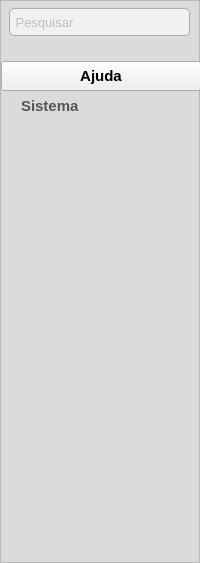
<?xml version="1.0" encoding="UTF-8"?>
<ui version="4.0">
 <class>frm_menu</class>
 <widget class="QFrame" name="frm_menu">
  <property name="geometry">
   <rect>
    <x>0</x>
    <y>0</y>
    <width>200</width>
    <height>563</height>
   </rect>
  </property>
  <property name="minimumSize">
   <size>
    <width>200</width>
    <height>563</height>
   </size>
  </property>
  <property name="maximumSize">
   <size>
    <width>200</width>
    <height>16777215</height>
   </size>
  </property>
  <property name="windowTitle">
   <string>Help</string>
  </property>
  <property name="styleSheet">
   <string notr="true">QFrame#frm_menu {
	background-color: #DBDBDB;
}</string>
  </property>
  <layout class="QVBoxLayout" name="vrl_help_menu">
   <property name="spacing">
    <number>0</number>
   </property>
   <property name="leftMargin">
    <number>0</number>
   </property>
   <property name="topMargin">
    <number>0</number>
   </property>
   <property name="rightMargin">
    <number>0</number>
   </property>
   <property name="bottomMargin">
    <number>0</number>
   </property>
   <item>
    <widget class="QFrame" name="frm_help_menu">
     <property name="minimumSize">
      <size>
       <width>200</width>
       <height>563</height>
      </size>
     </property>
     <property name="maximumSize">
      <size>
       <width>200</width>
       <height>16777215</height>
      </size>
     </property>
     <property name="frameShape">
      <enum>QFrame::StyledPanel</enum>
     </property>
     <property name="frameShadow">
      <enum>QFrame::Raised</enum>
     </property>
     <layout class="QFormLayout" name="frl_help_menu">
      <property name="horizontalSpacing">
       <number>0</number>
      </property>
      <property name="verticalSpacing">
       <number>0</number>
      </property>
      <property name="leftMargin">
       <number>0</number>
      </property>
      <property name="topMargin">
       <number>0</number>
      </property>
      <property name="rightMargin">
       <number>0</number>
      </property>
      <property name="bottomMargin">
       <number>0</number>
      </property>
      <item row="0" column="1">
       <spacer name="vls_between_border_top_and_search_in_help">
        <property name="orientation">
         <enum>Qt::Vertical</enum>
        </property>
        <property name="sizeType">
         <enum>QSizePolicy::Fixed</enum>
        </property>
        <property name="sizeHint" stdset="0">
         <size>
          <width>20</width>
          <height>7</height>
         </size>
        </property>
       </spacer>
      </item>
      <item row="1" column="0">
       <spacer name="hls_between_border_left_and_search_in_help">
        <property name="orientation">
         <enum>Qt::Horizontal</enum>
        </property>
        <property name="sizeType">
         <enum>QSizePolicy::Fixed</enum>
        </property>
        <property name="sizeHint" stdset="0">
         <size>
          <width>8</width>
          <height>25</height>
         </size>
        </property>
       </spacer>
      </item>
      <item row="1" column="1">
       <widget class="QLineEdit" name="txt_search_help">
        <property name="minimumSize">
         <size>
          <width>181</width>
          <height>28</height>
         </size>
        </property>
        <property name="maximumSize">
         <size>
          <width>181</width>
          <height>28</height>
         </size>
        </property>
        <property name="font">
         <font>
          <family>Arial</family>
          <pointsize>10</pointsize>
         </font>
        </property>
        <property name="focusPolicy">
         <enum>Qt::ClickFocus</enum>
        </property>
        <property name="statusTip">
         <string>Pesquisar</string>
        </property>
        <property name="whatsThis">
         <string>Pesquisar</string>
        </property>
        <property name="accessibleName">
         <string>Pesquisar</string>
        </property>
        <property name="accessibleDescription">
         <string>Pesquisar</string>
        </property>
        <property name="styleSheet">
         <string notr="true">QLineEdit#txt_search_help {
	background-color: #F1F1F1;
	color: #8C8C8C;
	border: 1px solid #AFAEAE;
	border-radius: 5px;
}</string>
        </property>
        <property name="text">
         <string/>
        </property>
        <property name="maxLength">
         <number>40</number>
        </property>
        <property name="placeholderText">
         <string> Pesquisar</string>
        </property>
       </widget>
      </item>
      <item row="3" column="1">
       <spacer name="vls_between_search_and_buttom_in_help">
        <property name="orientation">
         <enum>Qt::Vertical</enum>
        </property>
        <property name="sizeType">
         <enum>QSizePolicy::Fixed</enum>
        </property>
        <property name="sizeHint" stdset="0">
         <size>
          <width>20</width>
          <height>25</height>
         </size>
        </property>
       </spacer>
      </item>
      <item row="4" column="0" colspan="2">
       <widget class="QPushButton" name="btn_profile">
        <property name="minimumSize">
         <size>
          <width>200</width>
          <height>30</height>
         </size>
        </property>
        <property name="maximumSize">
         <size>
          <width>200</width>
          <height>30</height>
         </size>
        </property>
        <property name="font">
         <font>
          <family>Arial</family>
          <pointsize>11</pointsize>
          <weight>75</weight>
          <bold>true</bold>
          <underline>false</underline>
          <strikeout>false</strikeout>
         </font>
        </property>
        <property name="styleSheet">
         <string notr="true">QPushButton#btn_profile {
	text-align:left;
	text-decoration: none;
	margin-left: 20px;
	border: none;
	color: #555555;
}

QPushButton#btn_profile:hover {
	color: #00B1FF;
	text-decoration: none;
}

QPushButton#btn_profile:pressed {
	color: #00B1FF;
	text-decoration: none;
}

QPushButton#btn_profile:focus {
    color: #00B1FF;
	text-decoration: underline;
}</string>
        </property>
        <property name="text">
         <string>Ajuda</string>
        </property>
        <property name="iconSize">
         <size>
          <width>0</width>
          <height>0</height>
         </size>
        </property>
       </widget>
      </item>
      <item row="6" column="0" colspan="2">
       <widget class="QPushButton" name="btn_settings">
        <property name="minimumSize">
         <size>
          <width>200</width>
          <height>30</height>
         </size>
        </property>
        <property name="maximumSize">
         <size>
          <width>200</width>
          <height>30</height>
         </size>
        </property>
        <property name="font">
         <font>
          <family>Arial</family>
          <pointsize>11</pointsize>
          <weight>75</weight>
          <bold>true</bold>
          <underline>false</underline>
          <strikeout>false</strikeout>
         </font>
        </property>
        <property name="styleSheet">
         <string notr="true">QPushButton#btn_settings {
	text-align:left;
	text-decoration: none;
	margin-left: 20px;
	border: none;
	color: #555555;
}

QPushButton#btn_settings:hover {
	color: #00B1FF;
	text-decoration: none;
}

QPushButton#btn_settings:pressed {
	color: #00B1FF;
	text-decoration: none;
}

QPushButton#btn_settings:focus {
    color: #00B1FF;
	text-decoration: underline;
}</string>
        </property>
        <property name="text">
         <string>Sistema</string>
        </property>
        <property name="iconSize">
         <size>
          <width>0</width>
          <height>0</height>
         </size>
        </property>
       </widget>
      </item>
      <item row="8" column="1">
       <spacer name="vsl_between_buttom_and_border_in_help">
        <property name="orientation">
         <enum>Qt::Vertical</enum>
        </property>
        <property name="sizeHint" stdset="0">
         <size>
          <width>184</width>
          <height>438</height>
         </size>
        </property>
       </spacer>
      </item>
     </layout>
    </widget>
   </item>
  </layout>
 </widget>
 <resources/>
 <connections/>
</ui>
